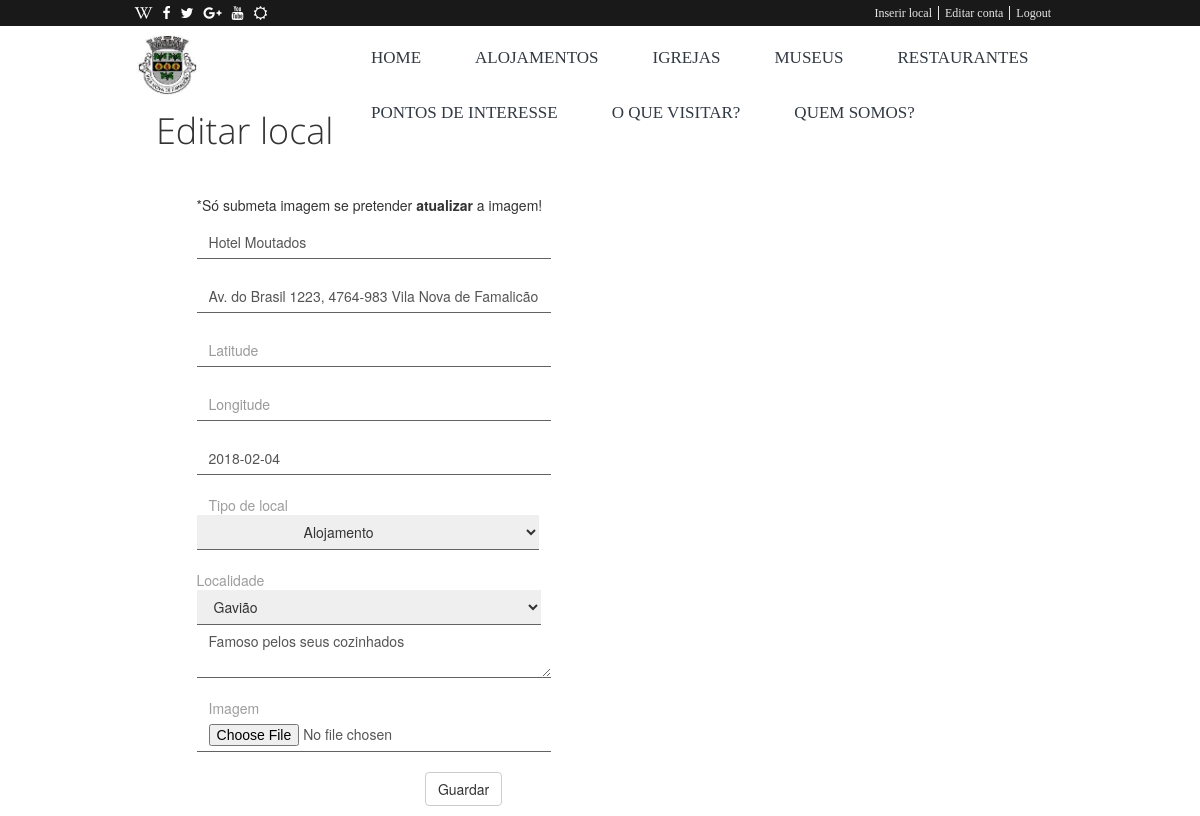
The page /editarlocal.php?idl=9 (signed in) on the database its author committed.
### tables this page shows
CREATE TABLE `locais` (
  `id` int(11) NOT NULL,
  `nome` varchar(250) NOT NULL,
  `morada` varchar(250) NOT NULL,
  `id_localidade` int(11) NOT NULL,
  `id_tipo_local` int(11) NOT NULL,
  `data` date NOT NULL,
  `descricao` varchar(3500) NOT NULL,
  `foto` varchar(250) NOT NULL,
  `latitude` varchar(250) DEFAULT NULL,
  `longitude` varchar(250) DEFAULT NULL
);

CREATE TABLE `tipo_local` (
  `id` int(11) NOT NULL,
  `nome` varchar(250) NOT NULL
);

CREATE TABLE `localidades` (
  `id` int(11) NOT NULL,
  `nome` varchar(250) NOT NULL
);

### editarlocal.php (the view, shortened to what this page needs)
<?php if(!isset($_SESSION)) session_start();
	if(isset($_SESSION) && isset($_SESSION['id_u']) && $_SESSION['id_u']>0 && isset($_SESSION['tipo_u']) && $_SESSION['tipo_u']>0){
	require "ligacao.php";
	$sql=$conn->query("SELECT * FROM locais where id='".$_GET['idl']."' ") or die();
	if($sql->num_rows>0){
		$bd=$sql->fetch_assoc();
		$nome=$bd['nome'];
		$mora=$bd['morada'];
		$loca=$bd['id_localidade'];
		$tipo_local=$bd['id_tipo_local'];
		$data=$bd['data'];
		$desc=$bd['descricao'];
		$lat=$bd['latitude'];
		$lon=$bd['longitude'];
	}
?>
<!doctype html>
<html>
<head>
	<link rel="stylesheet" type="text/css" href="source/bootstrap-3.3.6-dist/css/bootstrap.css">
	<link rel="stylesheet" type="text/css" href="source/font-awesome-4.5.0/css/font-awesome.css">
	<link rel="stylesheet" type="text/css" href="style/slider.css">
	<link rel="stylesheet" type="text/css" href="style/mystyle.css">
	<link rel="stylesheet" type="text/css" href="style/contactstyle.css">
</head>
<body>
<?php require "menu.php";?>
<div class="allcontain">
	<div class="contact">
		<div class="newslettercontent">
			<div class="leftside">
					<div class="contact-form">
						<h1 id="h1left" >Editar local</h1>
						<form action="editarlocal.php?idl=<?php echo $_GET['idl'];?>" id="contact-form-example" class="contact-form" method="post" enctype="multipart/form-data">
							<div class="form-group group-coustume">
								<p>*Só submeta imagem se pretender <strong>atualizar</strong> a imagem!</p>
								<input type="text" id="nome" name="nome" class="form-control name-form" placeholder="Nome"  value="<?php echo $nome;?>">
								<input type="text" id="mora" name="mora" class="form-control name-form" placeholder="Morada" value="<?php echo $mora;?>">
								<input type="text" id="lat" name="lat" class="form-control name-form" placeholder="Latitude" value="<?php echo $lat;?>">
								<input type="text" id="lon" name="lon" class="form-control name-form" placeholder="Longitude" value="<?php echo $lon;?>">
								<input type="text" id="data" name="data" class="form-control name-form" placeholder="Data" value="<?php echo $data;?>">
								<span style="color:#9d9d9d; padding-left: 12px;">Tipo de local</span>
								<select name="tipo_local" id="tipo_local" class="required" style="padding: 6px 103px; border:0; border-bottom: 1px solid #636363;" required="">
									<?php
											$sql=$conn->query("SELECT * FROM tipo_local where id='".$tipo_local."'") or die();
											if($sql->num_rows>0){
														$bd=$sql->fetch_assoc();
														$tipo_local_nome_u=utf8_encode($bd['nome']);
														echo "<option value=".$tipo_local.">".$tipo_local_nome_u."</option>";
											}
											?>
								</select>
								<span style="color:#9d9d9d; padding-left: 12px;"><br><br>Localidade</span>
								<select name="loca" id="loca" class="required" style="padding: 6px 13px; border:0;    border-bottom: 1px solid #636363;" required="">
									<?php
											$sql=$conn->query("SELECT * FROM localidades where id='".$loca."'") or die();
											if($sql->num_rows>0){
														$bd=$sql->fetch_assoc();
														$loca_nome_u=utf8_encode($bd['nome']);
														echo "<option value=".$loca.">".$loca_nome_u."</option>";
											}
											?>
								</select>
								<textarea type="text" id="desc" name="desc" class="form-control name-form" placeholder="descricao" style="border-bottom: 1px solid #636363;"><?php echo $desc;?></textarea>
								<span style="color:#9d9d9d; padding-left: 12px;">Imagem</span>
								<input type="file" id="arquivo" name="arquivo" class="form-control email-form">
								<input type="submit" id="guardar" name="guardar" class="btn btn-default btn-submit" style="margin-left:64.5%" value="Guardar">
							</div>
						</form>
					</div>
			</div>
		</div>
	</div>
</div>
<link rel="stylesheet" href="//code.jquery.com/ui/1.12.1/themes/base/jquery-ui.css">
</body>
</html>
<?php }
	else
		echo "<meta http-equiv=\"refresh\" content=\"0; url=index.php \" >";
?>

### style/mystyle.css (style rules this page uses)
#h1left { float:left; }
.allcontain { max-width: 1366px; margin-left: auto; margin-right: auto; }
.newslettercontent { position: relative; width: 100%; height: auto; }
.leftside { position: relative; }

### style/contactstyle.css (style rules this page uses)
.newslettercontent { margin-bottom: 0; }
.contact { background-color: #fff; }
.contact-form>h1 { margin-top: 5%; text-align: center; font-family: "OpenSans-Light"; }
.group-coustume { position: absolute; top:130px; left: 0; }
.contact-form { position: absolute; top: 0; left: 0; z-index: 9999; width: 26%; margin-left: 13%; }
.name-form { width: 100%; background: none; background-color: none; margin-bottom: 20px; border-top: 0px; border-left: 0px; border-right: 0px; border-bottom: 1px solid #636363; border-radius: 0px; box-shadow: 0 0px 0px rgba(0, 0, 0, 0.0) inset; }
.email-form { width: 100%; background: none; background-color: none; margin-bottom: 20px; border-top: 0px; border-left: 0px; border-right: 0px; border-bottom: 1px solid #636363; border-radius: 0px; box-shadow: 0 0px 0px rgba(0, 0, 0, 0.0) inset; }
.btn-submit { margin-left: 75%; }
@media screen and (min-width: 980px) and (max-width: 1279px) { .group-coustume { top:90px; } }

### rows shown on the page
locais: nome "Hotel Moutados", mora "Av. do Brasil 1223, 4764-983 Vila Nova de Famalicão", data "2018-02-04", desc "Famoso pelos seus cozinhados"
tipo_local: tipo_local "Alojamento"
localidades: loca "Gavião"
